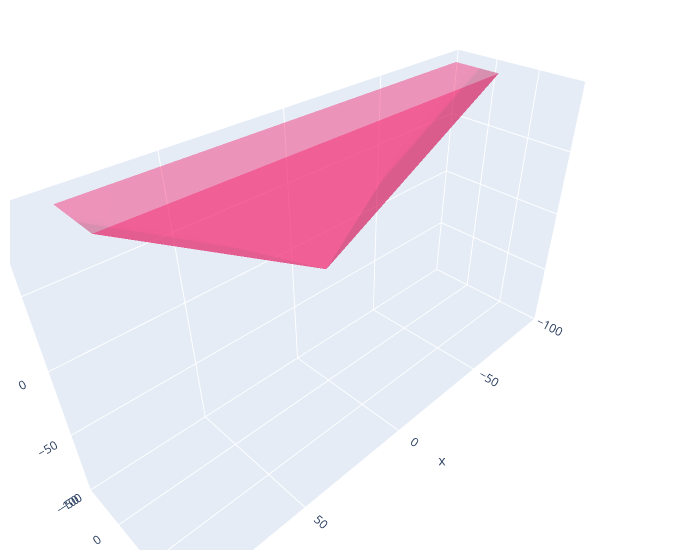

The notebook cell this image was saved under:
### Code cell
import plotly.graph_objects as go
import numpy as np
np.random.seed(1)
 
N = 70
print(ret_xyz[:, 2])
fig = go.Figure(data=[
    go.Mesh3d(
        x=(ret_xyz[:, 0]),
        y=(ret_xyz[:, 1]),
        z=(ret_xyz[:, 2]),
        opacity=0.7, # 设置透明度
        color='rgba(244,22,100,0.6)'
                  )])
# 坐标轴设置
fig.update_layout(
    scene = dict(
        xaxis = dict(nticks=4, range=[-100,100],),
                     yaxis = dict(nticks=4, range=[-50,100],), # 标记4个标签值
                     zaxis = dict(nticks=4, range=[-100,100],),),
    width=700,
    margin=dict(r=20, l=10, b=10, t=10))
 
fig.show()

### Figure 1 — Plotly figure (JSON) as saved in the notebook; plotly's stock layout.template omitted (floating-point values rounded to 4 significant figures)
{"data": [{"color": "rgba(244,22,100,0.6)", "opacity": 0.7, "type": "mesh3d", "x": [-0.0008448, -0.0008448, 0.0008765, 0.0008765, -84.48, -84.48, 87.65, 87.65], "y": [-0.0002396, 0.0002802, 0.0002802, -0.0002396, -23.96, 28.02, 28.02, -23.96], "z": [0.001, 0.001, 0.001, 0.001, 100, 100, 100, 100]}], "layout": {"margin": {"b": 10, "l": 10, "r": 20, "t": 10}, "scene": {"xaxis": {"nticks": 4, "range": [-100, 100]}, "yaxis": {"nticks": 4, "range": [-50, 100]}, "zaxis": {"nticks": 4, "range": [-100, 100]}}, "width": 700}}
